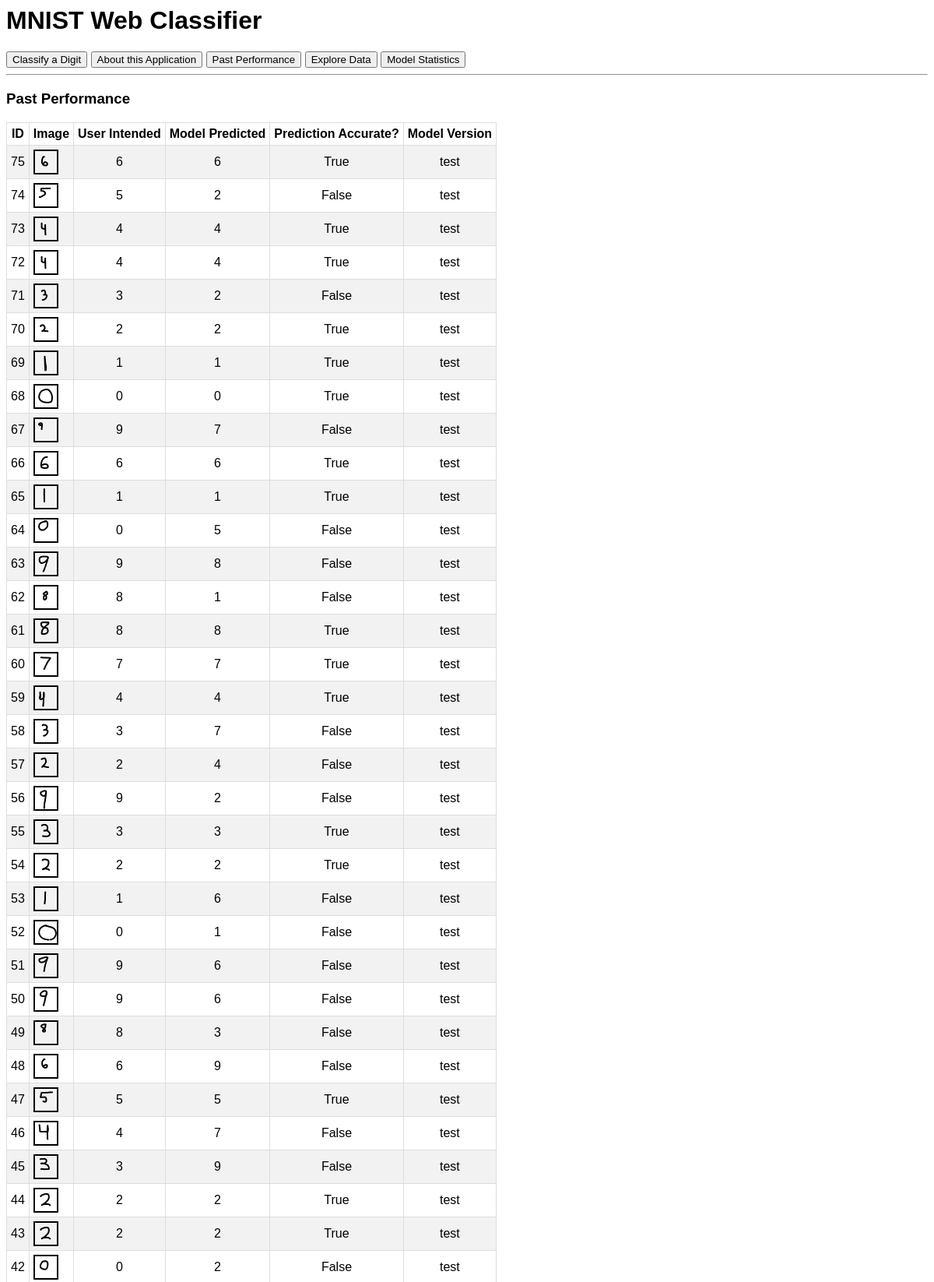
The app's page /log (upper part) with its own data.
### app/models.py (models this page shows, shortened)
class History(Base):
    __tablename__ = "history"
    id = Column(Integer, primary_key=True, index=True)
    bits = Column(String, index=True)
    predicted = Column(Integer, index=True)
    intended = Column(Integer, index=True)
    correct = Column(Boolean, index=True)
    model_version = Column(String, index=True)

### app/main.py (the view)
@app.get("/")
async def root(request: Request):
    return templates.TemplateResponse("./draw.html", {"request": request})

### templates/log.html (shortened to what this page needs)
{% include "header.html" %}
<h3>Past Performance</h3>
<table>
        <tr>
            <th>ID</th>
            <th>Image</th>
            <th>User Intended</th>
            <th>Model Predicted</th>
            <th>Prediction Accurate?</th>
            <th>Model Version</th>
        </tr>
        {% for item in hst %}
        <tr>
            <td>{{item[0]}}</td>
            <td>
                    <canvas id="can{{item[0]}}" width="28" height="28" style="border:2px solid;"></canvas>
            </td>
            <td>{{item[3]}}</td>
            <td>{{item[2]}}</td>
            <td>{{item[4]}}</td>
            <td>{{item[5]}}</td>
        </tr>
        {% endfor %}
    </table>

### templates/header.html (style rules this page uses)
canvas { padding-left: 0; padding-right: 0; margin-right: auto; display: block; }
* { font-family: Arial, Helvetica, sans-serif; }
table { border: 1px solid black; border-collapse: collapse; }
td, th { padding: 5px; text-align: left; border: 1px solid #ddd; text-align: center; }
tr:nth-child(even) { background-color: #f2f2f2; }
* { box-sizing: border-box; }

### records on screen
History: id "75", intended "6", predicted "6", correct "True", model_version "test"
History: id "74", intended "5", predicted "2", correct "False", model_version "test"
History: id "73", intended "4", predicted "4", correct "True", model_version "test"
History: id "72", intended "4", predicted "4", correct "True", model_version "test"
History: id "71", intended "3", predicted "2", correct "False", model_version "test"
History: id "70", intended "2", predicted "2", correct "True", model_version "test"
History: id "69", intended "1", predicted "1", correct "True", model_version "test"
History: id "68", intended "0", predicted "0", correct "True", model_version "test"
History: id "67", intended "9", predicted "7", correct "False", model_version "test"
History: id "66", intended "6", predicted "6", correct "True", model_version "test"
History: id "65", intended "1", predicted "1", correct "True", model_version "test"
History: id "64", intended "0", predicted "5", correct "False", model_version "test"
History: id "63", intended "9", predicted "8", correct "False", model_version "test"
History: id "62", intended "8", predicted "1", correct "False", model_version "test"
History: id "61", intended "8", predicted "8", correct "True", model_version "test"
History: id "60", intended "7", predicted "7", correct "True", model_version "test"
History: id "59", intended "4", predicted "4", correct "True", model_version "test"
History: id "58", intended "3", predicted "7", correct "False", model_version "test"
History: id "57", intended "2", predicted "4", correct "False", model_version "test"
History: id "56", intended "9", predicted "2", correct "False", model_version "test"
History: id "55", intended "3", predicted "3", correct "True", model_version "test"
History: id "54", intended "2", predicted "2", correct "True", model_version "test"
History: id "53", intended "1", predicted "6", correct "False", model_version "test"
History: id "52", intended "0", predicted "1", correct "False", model_version "test"
History: id "51", intended "9", predicted "6", correct "False", model_version "test"
History: id "50", intended "9", predicted "6", correct "False", model_version "test"
History: id "49", intended "8", predicted "3", correct "False", model_version "test"
History: id "48", intended "6", predicted "9", correct "False", model_version "test"
History: id "47", intended "5", predicted "5", correct "True", model_version "test"
History: id "46", intended "4", predicted "7", correct "False", model_version "test"
History: id "45", intended "3", predicted "9", correct "False", model_version "test"
History: id "44", intended "2", predicted "2", correct "True", model_version "test"
History: id "43", intended "2", predicted "2", correct "True", model_version "test"
History: id "42", intended "0", predicted "2", correct "False", model_version "test"
